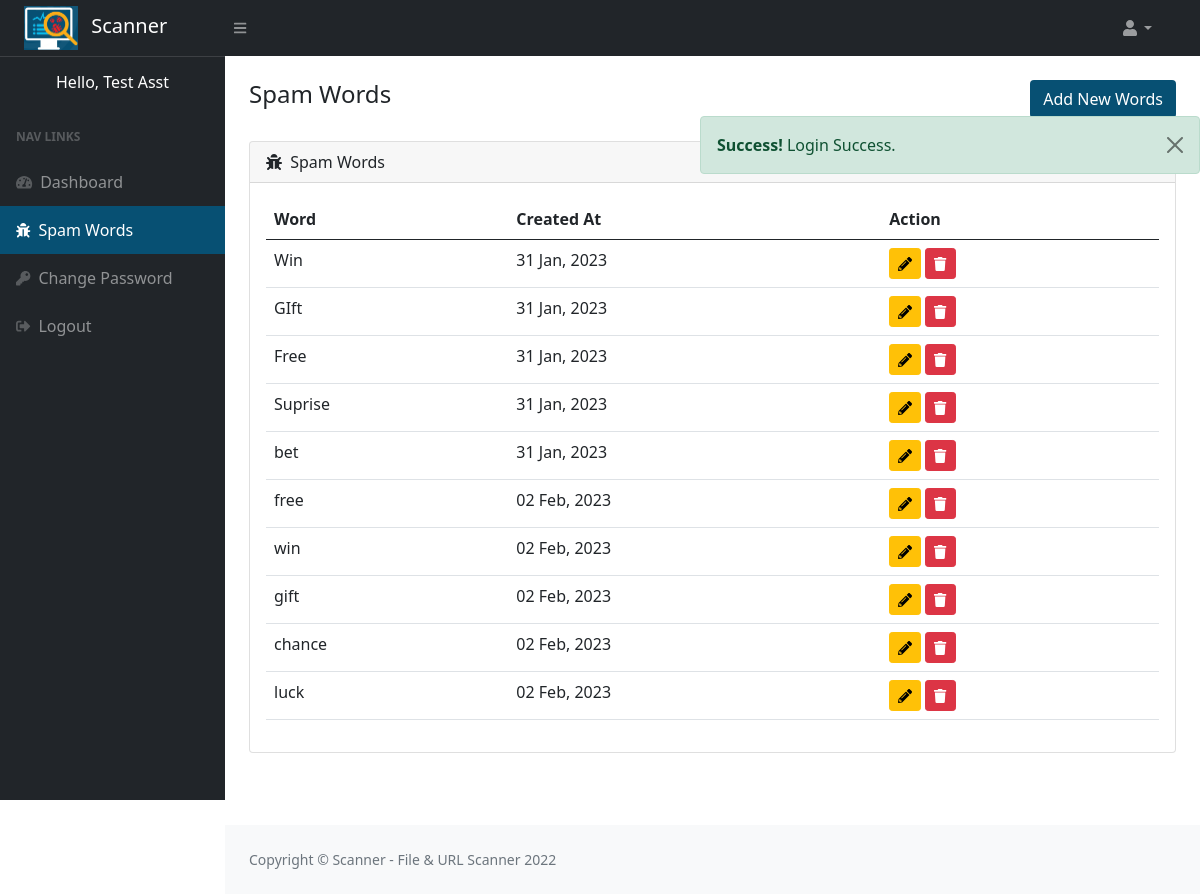
/words.php (signed in), run on the app's committed database.
### tables this page shows
CREATE TABLE `spam_words` (
  `id` int(11) NOT NULL,
  `word` varchar(250) NOT NULL,
  `created_at` timestamp NOT NULL DEFAULT current_timestamp()
);

### words.php (the view, shortened to what this page needs)
<?php
include("layout/header.php");
include("layout/alert.php");
$result = mysqli_query($conn,"SELECT * from spam_words ");
$words=mysqli_fetch_all($result,MYSQLI_ASSOC);
?>
<main>
  <div class="container-fluid px-4">
  <button type="button" class="btn btn-orange float-end" data-bs-toggle="modal" data-bs-target="#exampleModal">
            Add New Words
        </button>
    <h4 class="mt-4">Spam Words </h4>   <br>
      <div class="card mb-4">
        <div class="card-header">
            <i class="fas fa-bug me-1"></i>
            Spam Words
        </div>
        <div class="card-body">
            <table id="datatablesSimple" class="table">
                <thead>
                    <tr>
                        <th>Word</th>
                        <th>Created At</th>
                        <th>Action</th>
                    </tr>
                </thead>
                <tbody>
                 <?php  if (count($words)>0){
                    foreach ($words as $item){?>
                    <tr>
                        <td><?=$item['word']?></td>
                        <td><?=date('d M, Y',strtotime($item['created_at']))?></td>
                        <td class="">
                            <button class="btn btn-sm btn-warning" onclick='editModal(`<?=$item["id"]?>`,`<?=$item["word"]?>`)' data-bs-toggle="modal" data-bs-target="#editModal"><i class="fas fa-pencil-alt"></i></button>
                            <a href="functions.php?del-word=1&id=<?=$item['id']?>" class="btn btn-sm btn-danger" onclick="return confirm('Are you sure? you want to delete')"><i class="fas fa-trash"></i></a>
                        </td>
                    </tr>
                    <?php }
                    }
                    else{
                       echo '<h6 class="text-danger">No Data is found</h6>';
                    }?>
                </tbody>
            </table>
        </div>
    </div>
</div>
</main> <br> <br>
<?php include("layout/footer.php");?>

### data on the page
spam_words: word "Win", created_at "31 Jan, 2023"
spam_words: word "GIft", created_at "31 Jan, 2023"
spam_words: word "Free", created_at "31 Jan, 2023"
spam_words: word "Suprise", created_at "31 Jan, 2023"
spam_words: word "bet", created_at "31 Jan, 2023"
spam_words: word "free", created_at "02 Feb, 2023"
spam_words: word "win", created_at "02 Feb, 2023"
spam_words: word "gift", created_at "02 Feb, 2023"
spam_words: word "chance", created_at "02 Feb, 2023"
spam_words: word "luck", created_at "02 Feb, 2023"

### other printed values
$_SESSION['user']['name'] "Test Asst"
$_SESSION['success'] "Login Success."
$appName "Scanner - File & URL Scanner"
